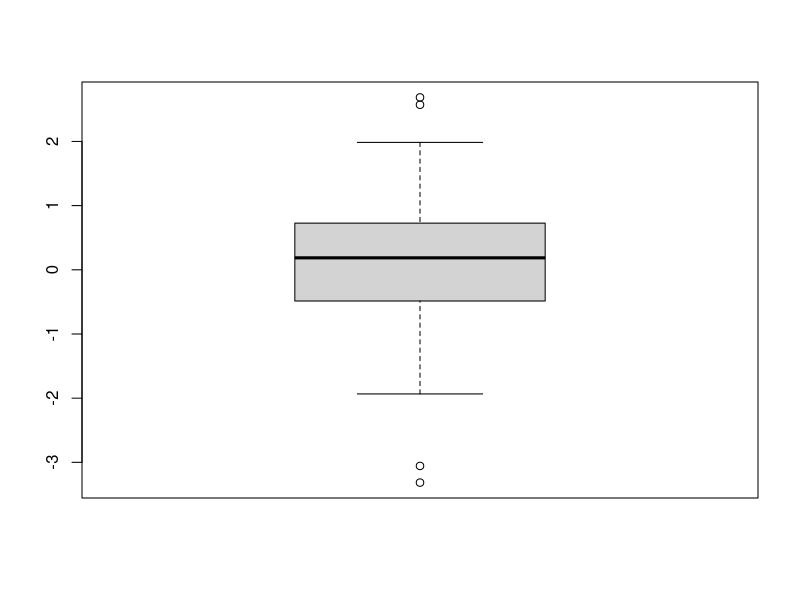

Generate this figure with R: (Note: this script raises an error after producing the figure.)
## ---- chunk 1
#set a seed for repeatable results
set.seed(3147)
#create an array of 100 random variables
x <- rnorm(100)
#print a summary
summary(x)

#detect outliers
boxplot.stats(x)$out

#plot the boxplot
boxplot(x)

#generate another 100 random numbers
y <- rnorm(100)
#combine x and y into a data frame
df <- data.frame(x, y)
#remove x and y to save memory
rm(x,y)
#print first 6 rows of data
head(df)

attach(df)
#get the index of outliers from x
(a <- which(x %in% boxplot.stats(x)$out))

#find the index of outliers from y
(b <- which(y %in% boxplot.stats(y)$out))

detatch(df)

# outliers in both x and y
(outlier.list1 <- intersect(a,b))

#plot the data frame and highlight outliers in red +
plot(df)
points(df[outlier.list1,], col="red", pch="+", cex=2)

#plot outliers in either x or y
(outlier.list2 <- union(a,b))

plot(df)
points(df[outlier.list2,], col="blue", pch="x", cex=1.5)

